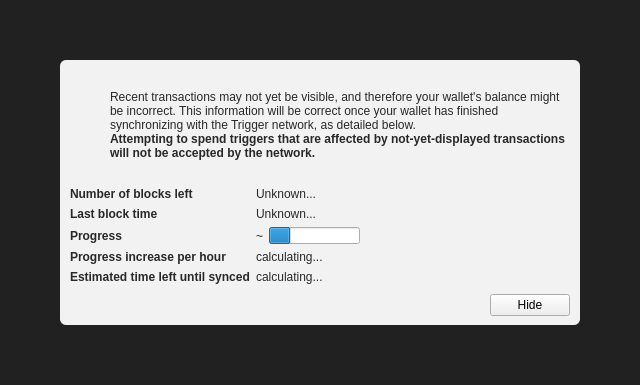
<?xml version="1.0" encoding="UTF-8"?>
<ui version="4.0">
 <class>ModalOverlay</class>
 <widget class="ModalOverlay" name="ModalOverlay">
  <property name="geometry">
   <rect>
    <x>0</x>
    <y>0</y>
    <width>640</width>
    <height>385</height>
   </rect>
  </property>
  <property name="windowTitle">
   <string>Form</string>
  </property>
  <layout class="QVBoxLayout" name="verticalLayout" stretch="0">
   <property name="sizeConstraint">
    <enum>QLayout::SetDefaultConstraint</enum>
   </property>
   <property name="leftMargin">
    <number>0</number>
   </property>
   <property name="topMargin">
    <number>0</number>
   </property>
   <property name="rightMargin">
    <number>0</number>
   </property>
   <property name="bottomMargin">
    <number>0</number>
   </property>
   <item>
    <widget class="QWidget" name="bgWidget" native="true">
     <property name="styleSheet">
      <string notr="true">#bgWidget { background: rgba(0,0,0,220); }</string>
     </property>
     <layout class="QVBoxLayout" name="verticalLayoutMain" stretch="1">
      <property name="leftMargin">
       <number>60</number>
      </property>
      <property name="topMargin">
       <number>60</number>
      </property>
      <property name="rightMargin">
       <number>60</number>
      </property>
      <property name="bottomMargin">
       <number>60</number>
      </property>
      <item>
       <widget class="QWidget" name="contentWidget" native="true">
        <property name="styleSheet">
         <string notr="true">#contentWidget { background: rgba(255,255,255,240); border-radius: 6px; }

QLabel { color: rgb(40,40,40);  }</string>
        </property>
        <layout class="QVBoxLayout" name="verticalLayoutSub" stretch="1,0,0,0">
         <property name="spacing">
          <number>0</number>
         </property>
         <property name="leftMargin">
          <number>10</number>
         </property>
         <property name="topMargin">
          <number>10</number>
         </property>
         <property name="rightMargin">
          <number>10</number>
         </property>
         <property name="bottomMargin">
          <number>10</number>
         </property>
         <item>
          <layout class="QHBoxLayout" name="horizontalLayoutIconText" stretch="0,1">
           <property name="topMargin">
            <number>20</number>
           </property>
           <item>
            <layout class="QVBoxLayout" name="verticalLayoutIcon">
             <property name="leftMargin">
              <number>0</number>
             </property>
             <item>
              <widget class="QPushButton" name="warningIcon">
               <property name="enabled">
                <bool>false</bool>
               </property>
               <property name="text">
                <string/>
               </property>
               <property name="icon">
                <iconset>
                 <normaloff>:/icons/warning</normaloff>
                 <disabledoff>:/icons/warning</disabledoff>:/icons/warning</iconset>
               </property>
               <property name="iconSize">
                <size>
                 <width>48</width>
                 <height>48</height>
                </size>
               </property>
               <property name="flat">
                <bool>true</bool>
               </property>
              </widget>
             </item>
             <item>
              <spacer name="verticalSpacerWarningIcon">
               <property name="orientation">
                <enum>Qt::Vertical</enum>
               </property>
               <property name="sizeHint" stdset="0">
                <size>
                 <width>20</width>
                 <height>40</height>
                </size>
               </property>
              </spacer>
             </item>
            </layout>
           </item>
           <item>
            <layout class="QVBoxLayout" name="verticalLayoutInfoText">
             <property name="leftMargin">
              <number>0</number>
             </property>
             <property name="topMargin">
              <number>0</number>
             </property>
             <item>
              <widget class="QLabel" name="infoText">
               <property name="text">
                <string>Recent transactions may not yet be visible, and therefore your wallet's balance might be incorrect. This information will be correct once your wallet has finished synchronizing with the Trigger network, as detailed below.</string>
               </property>
               <property name="textFormat">
                <enum>Qt::RichText</enum>
               </property>
               <property name="wordWrap">
                <bool>true</bool>
               </property>
              </widget>
             </item>
             <item>
              <widget class="QLabel" name="infoTextStrong">
               <property name="font">
                <font>
                 <weight>75</weight>
                 <bold>true</bold>
                </font>
               </property>
               <property name="text">
                <string>Attempting to spend triggers that are affected by not-yet-displayed transactions will not be accepted by the network.</string>
               </property>
               <property name="textFormat">
                <enum>Qt::RichText</enum>
               </property>
               <property name="wordWrap">
                <bool>true</bool>
               </property>
              </widget>
             </item>
             <item>
              <spacer name="verticalSpacerInTextSpace">
               <property name="orientation">
                <enum>Qt::Vertical</enum>
               </property>
               <property name="sizeHint" stdset="0">
                <size>
                 <width>20</width>
                 <height>40</height>
                </size>
               </property>
              </spacer>
             </item>
            </layout>
           </item>
          </layout>
         </item>
         <item>
          <spacer name="verticalSpacerAfterText">
           <property name="orientation">
            <enum>Qt::Vertical</enum>
           </property>
           <property name="sizeHint" stdset="0">
            <size>
             <width>20</width>
             <height>40</height>
            </size>
           </property>
          </spacer>
         </item>
         <item>
          <layout class="QFormLayout" name="formLayout">
           <property name="fieldGrowthPolicy">
            <enum>QFormLayout::FieldsStayAtSizeHint</enum>
           </property>
           <property name="horizontalSpacing">
            <number>6</number>
           </property>
           <property name="verticalSpacing">
            <number>6</number>
           </property>
           <property name="topMargin">
            <number>10</number>
           </property>
           <item row="0" column="0">
            <widget class="QLabel" name="labelNumberOfBlocksLeft">
             <property name="font">
              <font>
               <weight>75</weight>
               <bold>true</bold>
              </font>
             </property>
             <property name="text">
              <string>Number of blocks left</string>
             </property>
            </widget>
           </item>
           <item row="0" column="1">
            <widget class="QLabel" name="numberOfBlocksLeft">
             <property name="text">
              <string>Unknown...</string>
             </property>
            </widget>
           </item>
           <item row="1" column="0">
            <widget class="QLabel" name="labelLastBlockTime">
             <property name="font">
              <font>
               <weight>75</weight>
               <bold>true</bold>
              </font>
             </property>
             <property name="text">
              <string>Last block time</string>
             </property>
            </widget>
           </item>
           <item row="1" column="1">
            <widget class="QLabel" name="newestBlockDate">
             <property name="sizePolicy">
              <sizepolicy hsizetype="Maximum" vsizetype="Preferred">
               <horstretch>0</horstretch>
               <verstretch>0</verstretch>
              </sizepolicy>
             </property>
             <property name="text">
              <string>Unknown...</string>
             </property>
            </widget>
           </item>
           <item row="2" column="0">
            <widget class="QLabel" name="labelSyncDone">
             <property name="font">
              <font>
               <weight>75</weight>
               <bold>true</bold>
              </font>
             </property>
             <property name="text">
              <string>Progress</string>
             </property>
            </widget>
           </item>
           <item row="2" column="1">
            <layout class="QHBoxLayout" name="horizontalLayoutSync" stretch="0,1">
             <item>
              <widget class="QLabel" name="percentageProgress">
               <property name="text">
                <string notr="true">~</string>
               </property>
              </widget>
             </item>
             <item>
              <widget class="QProgressBar" name="progressBar">
               <property name="value">
                <number>24</number>
               </property>
               <property name="format">
                <string/>
               </property>
              </widget>
             </item>
            </layout>
           </item>
           <item row="4" column="0">
            <widget class="QLabel" name="labelProgressIncrease">
             <property name="font">
              <font>
               <weight>75</weight>
               <bold>true</bold>
              </font>
             </property>
             <property name="text">
              <string>Progress increase per hour</string>
             </property>
            </widget>
           </item>
           <item row="4" column="1">
            <widget class="QLabel" name="progressIncreasePerH">
             <property name="text">
              <string>calculating...</string>
             </property>
            </widget>
           </item>
           <item row="5" column="0">
            <widget class="QLabel" name="labelEstimatedTimeLeft">
             <property name="font">
              <font>
               <weight>75</weight>
               <bold>true</bold>
              </font>
             </property>
             <property name="text">
              <string>Estimated time left until synced</string>
             </property>
            </widget>
           </item>
           <item row="5" column="1">
            <widget class="QLabel" name="expectedTimeLeft">
             <property name="text">
              <string>calculating...</string>
             </property>
            </widget>
           </item>
          </layout>
         </item>
         <item>
          <layout class="QHBoxLayout" name="horizontalLayoutButtons">
           <property name="leftMargin">
            <number>10</number>
           </property>
           <property name="topMargin">
            <number>10</number>
           </property>
           <item>
            <spacer name="horizontalSpacer">
             <property name="orientation">
              <enum>Qt::Horizontal</enum>
             </property>
             <property name="sizeHint" stdset="0">
              <size>
               <width>40</width>
               <height>20</height>
              </size>
             </property>
            </spacer>
           </item>
           <item>
            <widget class="QPushButton" name="closeButton">
             <property name="text">
              <string>Hide</string>
             </property>
            </widget>
           </item>
          </layout>
         </item>
        </layout>
       </widget>
      </item>
     </layout>
    </widget>
   </item>
  </layout>
 </widget>
 <customwidgets>
  <customwidget>
   <class>ModalOverlay</class>
   <extends>QWidget</extends>
   <header>qt/modaloverlay.h</header>
   <container>1</container>
  </customwidget>
 </customwidgets>
 <resources/>
 <connections/>
</ui>
